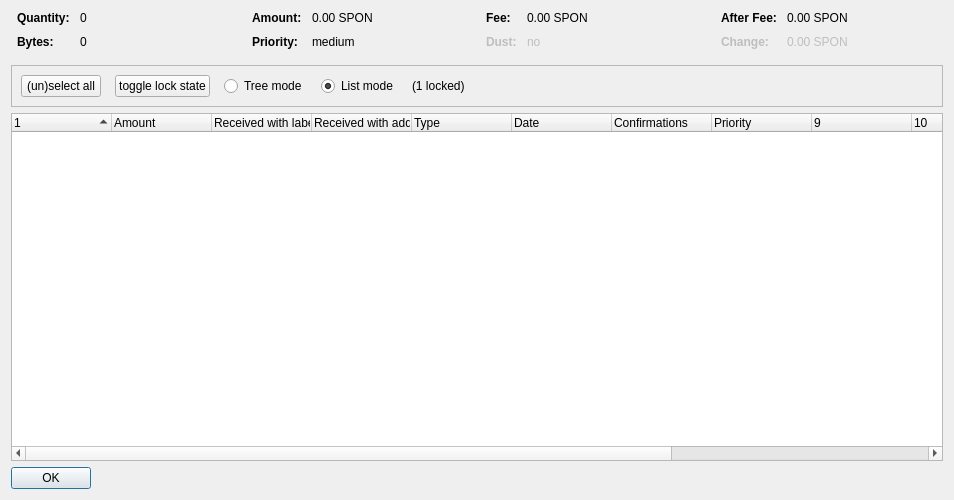
<?xml version="1.0" encoding="UTF-8"?>
<ui version="4.0">
 <class>CoinControlDialog</class>
 <widget class="QDialog" name="CoinControlDialog">
  <property name="geometry">
   <rect>
    <x>0</x>
    <y>0</y>
    <width>954</width>
    <height>500</height>
   </rect>
  </property>
  <property name="windowTitle">
   <string>Coin Selection</string>
  </property>
  <layout class="QVBoxLayout" name="verticalLayout">
   <item>
    <layout class="QHBoxLayout" name="horizontalLayoutTop" stretch="0,0,0,0">
     <property name="topMargin">
      <number>0</number>
     </property>
     <property name="bottomMargin">
      <number>10</number>
     </property>
     <item>
      <layout class="QFormLayout" name="formLayoutCoinControl1">
       <property name="horizontalSpacing">
        <number>10</number>
       </property>
       <property name="verticalSpacing">
        <number>10</number>
       </property>
       <property name="leftMargin">
        <number>6</number>
       </property>
       <property name="rightMargin">
        <number>6</number>
       </property>
       <item row="0" column="0">
        <widget class="QLabel" name="labelCoinControlQuantityText">
         <property name="font">
          <font>
           <weight>75</weight>
           <bold>true</bold>
          </font>
         </property>
         <property name="text">
          <string>Quantity:</string>
         </property>
        </widget>
       </item>
       <item row="0" column="1">
        <widget class="QLabel" name="labelCoinControlQuantity">
         <property name="cursor">
          <cursorShape>IBeamCursor</cursorShape>
         </property>
         <property name="contextMenuPolicy">
          <enum>Qt::ActionsContextMenu</enum>
         </property>
         <property name="text">
          <string notr="true">0</string>
         </property>
         <property name="textInteractionFlags">
          <set>Qt::LinksAccessibleByMouse|Qt::TextSelectableByKeyboard|Qt::TextSelectableByMouse</set>
         </property>
        </widget>
       </item>
       <item row="1" column="0">
        <widget class="QLabel" name="labelCoinControlBytesText">
         <property name="font">
          <font>
           <weight>75</weight>
           <bold>true</bold>
          </font>
         </property>
         <property name="text">
          <string>Bytes:</string>
         </property>
        </widget>
       </item>
       <item row="1" column="1">
        <widget class="QLabel" name="labelCoinControlBytes">
         <property name="cursor">
          <cursorShape>IBeamCursor</cursorShape>
         </property>
         <property name="contextMenuPolicy">
          <enum>Qt::ActionsContextMenu</enum>
         </property>
         <property name="text">
          <string notr="true">0</string>
         </property>
         <property name="textInteractionFlags">
          <set>Qt::LinksAccessibleByMouse|Qt::TextSelectableByKeyboard|Qt::TextSelectableByMouse</set>
         </property>
        </widget>
       </item>
      </layout>
     </item>
     <item>
      <layout class="QFormLayout" name="formLayoutCoinControl2">
       <property name="horizontalSpacing">
        <number>10</number>
       </property>
       <property name="verticalSpacing">
        <number>10</number>
       </property>
       <property name="leftMargin">
        <number>6</number>
       </property>
       <property name="rightMargin">
        <number>6</number>
       </property>
       <item row="0" column="0">
        <widget class="QLabel" name="labelCoinControlAmountText">
         <property name="font">
          <font>
           <weight>75</weight>
           <bold>true</bold>
          </font>
         </property>
         <property name="text">
          <string>Amount:</string>
         </property>
        </widget>
       </item>
       <item row="0" column="1">
        <widget class="QLabel" name="labelCoinControlAmount">
         <property name="cursor">
          <cursorShape>IBeamCursor</cursorShape>
         </property>
         <property name="contextMenuPolicy">
          <enum>Qt::ActionsContextMenu</enum>
         </property>
         <property name="text">
          <string notr="true">0.00 SPON</string>
         </property>
         <property name="textInteractionFlags">
          <set>Qt::LinksAccessibleByMouse|Qt::TextSelectableByKeyboard|Qt::TextSelectableByMouse</set>
         </property>
        </widget>
       </item>
       <item row="1" column="0">
        <widget class="QLabel" name="labelCoinControlPriorityText">
         <property name="font">
          <font>
           <weight>75</weight>
           <bold>true</bold>
          </font>
         </property>
         <property name="text">
          <string>Priority:</string>
         </property>
        </widget>
       </item>
       <item row="1" column="1">
        <widget class="QLabel" name="labelCoinControlPriority">
         <property name="cursor">
          <cursorShape>IBeamCursor</cursorShape>
         </property>
         <property name="contextMenuPolicy">
          <enum>Qt::ActionsContextMenu</enum>
         </property>
         <property name="text">
          <string>medium</string>
         </property>
         <property name="textInteractionFlags">
          <set>Qt::LinksAccessibleByMouse|Qt::TextSelectableByKeyboard|Qt::TextSelectableByMouse</set>
         </property>
        </widget>
       </item>
      </layout>
     </item>
     <item>
      <layout class="QFormLayout" name="formLayoutCoinControl3">
       <property name="horizontalSpacing">
        <number>10</number>
       </property>
       <property name="verticalSpacing">
        <number>10</number>
       </property>
       <property name="leftMargin">
        <number>6</number>
       </property>
       <property name="rightMargin">
        <number>6</number>
       </property>
       <item row="0" column="0">
        <widget class="QLabel" name="labelCoinControlFeeText">
         <property name="font">
          <font>
           <weight>75</weight>
           <bold>true</bold>
          </font>
         </property>
         <property name="text">
          <string>Fee:</string>
         </property>
        </widget>
       </item>
       <item row="0" column="1">
        <widget class="QLabel" name="labelCoinControlFee">
         <property name="cursor">
          <cursorShape>IBeamCursor</cursorShape>
         </property>
         <property name="contextMenuPolicy">
          <enum>Qt::ActionsContextMenu</enum>
         </property>
         <property name="text">
          <string notr="true">0.00 SPON</string>
         </property>
         <property name="textInteractionFlags">
          <set>Qt::LinksAccessibleByMouse|Qt::TextSelectableByKeyboard|Qt::TextSelectableByMouse</set>
         </property>
        </widget>
       </item>
       <item row="1" column="0">
        <widget class="QLabel" name="labelCoinControlLowOutputText">
         <property name="enabled">
          <bool>false</bool>
         </property>
         <property name="font">
          <font>
           <weight>75</weight>
           <bold>true</bold>
          </font>
         </property>
         <property name="text">
          <string>Dust:</string>
         </property>
        </widget>
       </item>
       <item row="1" column="1">
        <widget class="QLabel" name="labelCoinControlLowOutput">
         <property name="enabled">
          <bool>false</bool>
         </property>
         <property name="cursor">
          <cursorShape>IBeamCursor</cursorShape>
         </property>
         <property name="contextMenuPolicy">
          <enum>Qt::ActionsContextMenu</enum>
         </property>
         <property name="text">
          <string>no</string>
         </property>
         <property name="textInteractionFlags">
          <set>Qt::LinksAccessibleByMouse|Qt::TextSelectableByKeyboard|Qt::TextSelectableByMouse</set>
         </property>
        </widget>
       </item>
      </layout>
     </item>
     <item>
      <layout class="QFormLayout" name="formLayoutCoinControl4">
       <property name="horizontalSpacing">
        <number>10</number>
       </property>
       <property name="verticalSpacing">
        <number>10</number>
       </property>
       <property name="leftMargin">
        <number>6</number>
       </property>
       <property name="rightMargin">
        <number>6</number>
       </property>
       <item row="0" column="0">
        <widget class="QLabel" name="labelCoinControlAfterFeeText">
         <property name="font">
          <font>
           <weight>75</weight>
           <bold>true</bold>
          </font>
         </property>
         <property name="text">
          <string>After Fee:</string>
         </property>
        </widget>
       </item>
       <item row="0" column="1">
        <widget class="QLabel" name="labelCoinControlAfterFee">
         <property name="cursor">
          <cursorShape>IBeamCursor</cursorShape>
         </property>
         <property name="contextMenuPolicy">
          <enum>Qt::ActionsContextMenu</enum>
         </property>
         <property name="text">
          <string notr="true">0.00 SPON</string>
         </property>
         <property name="textInteractionFlags">
          <set>Qt::LinksAccessibleByMouse|Qt::TextSelectableByKeyboard|Qt::TextSelectableByMouse</set>
         </property>
        </widget>
       </item>
       <item row="1" column="0">
        <widget class="QLabel" name="labelCoinControlChangeText">
         <property name="enabled">
          <bool>false</bool>
         </property>
         <property name="font">
          <font>
           <weight>75</weight>
           <bold>true</bold>
          </font>
         </property>
         <property name="text">
          <string>Change:</string>
         </property>
        </widget>
       </item>
       <item row="1" column="1">
        <widget class="QLabel" name="labelCoinControlChange">
         <property name="enabled">
          <bool>false</bool>
         </property>
         <property name="cursor">
          <cursorShape>IBeamCursor</cursorShape>
         </property>
         <property name="contextMenuPolicy">
          <enum>Qt::ActionsContextMenu</enum>
         </property>
         <property name="text">
          <string notr="true">0.00 SPON</string>
         </property>
         <property name="textInteractionFlags">
          <set>Qt::LinksAccessibleByMouse|Qt::TextSelectableByKeyboard|Qt::TextSelectableByMouse</set>
         </property>
        </widget>
       </item>
      </layout>
     </item>
    </layout>
   </item>
   <item>
    <widget class="QFrame" name="frame">
     <property name="minimumSize">
      <size>
       <width>0</width>
       <height>40</height>
      </size>
     </property>
     <property name="frameShape">
      <enum>QFrame::StyledPanel</enum>
     </property>
     <property name="frameShadow">
      <enum>QFrame::Sunken</enum>
     </property>
     <layout class="QHBoxLayout" name="horizontalLayout">
      <item>
       <layout class="QHBoxLayout" name="horizontalLayoutPanel" stretch="0,0,0,0,0,0">
        <property name="spacing">
         <number>14</number>
        </property>
        <item>
         <widget class="QPushButton" name="pushButtonSelectAll">
          <property name="sizePolicy">
           <sizepolicy hsizetype="Maximum" vsizetype="Fixed">
            <horstretch>0</horstretch>
            <verstretch>0</verstretch>
           </sizepolicy>
          </property>
          <property name="text">
           <string>(un)select all</string>
          </property>
          <property name="autoDefault">
           <bool>false</bool>
          </property>
         </widget>
        </item>
        <item>
         <widget class="QPushButton" name="pushButtonToggleLock">
          <property name="sizePolicy">
           <sizepolicy hsizetype="Maximum" vsizetype="Fixed">
            <horstretch>0</horstretch>
            <verstretch>0</verstretch>
           </sizepolicy>
          </property>
          <property name="text">
           <string>toggle lock state</string>
          </property>
          <property name="autoDefault">
           <bool>false</bool>
          </property>
         </widget>
        </item>
        <item>
         <widget class="QRadioButton" name="radioTreeMode">
          <property name="sizePolicy">
           <sizepolicy hsizetype="Maximum" vsizetype="Fixed">
            <horstretch>0</horstretch>
            <verstretch>0</verstretch>
           </sizepolicy>
          </property>
          <property name="text">
           <string>Tree mode</string>
          </property>
         </widget>
        </item>
        <item>
         <widget class="QRadioButton" name="radioListMode">
          <property name="sizePolicy">
           <sizepolicy hsizetype="Maximum" vsizetype="Fixed">
            <horstretch>0</horstretch>
            <verstretch>0</verstretch>
           </sizepolicy>
          </property>
          <property name="text">
           <string>List mode</string>
          </property>
          <property name="checked">
           <bool>true</bool>
          </property>
         </widget>
        </item>
        <item>
         <widget class="QLabel" name="labelLocked">
          <property name="text">
           <string>(1 locked)</string>
          </property>
         </widget>
        </item>
        <item>
         <spacer name="horizontalSpacer">
          <property name="orientation">
           <enum>Qt::Horizontal</enum>
          </property>
          <property name="sizeHint" stdset="0">
           <size>
            <width>40</width>
            <height>20</height>
           </size>
          </property>
         </spacer>
        </item>
       </layout>
      </item>
     </layout>
    </widget>
   </item>
   <item>
    <widget class="CoinControlTreeWidget" name="treeWidget">
     <property name="contextMenuPolicy">
      <enum>Qt::CustomContextMenu</enum>
     </property>
     <property name="sortingEnabled">
      <bool>false</bool>
     </property>
     <property name="columnCount">
      <number>13</number>
     </property>
     <attribute name="headerShowSortIndicator" stdset="0">
      <bool>true</bool>
     </attribute>
     <attribute name="headerStretchLastSection">
      <bool>false</bool>
     </attribute>
     <column>
      <property name="text">
       <string/>
      </property>
     </column>
     <column>
      <property name="text">
       <string>Amount</string>
      </property>
     </column>
     <column>
      <property name="text">
       <string>Received with label</string>
      </property>
     </column>
     <column>
      <property name="text">
       <string>Received with address</string>
      </property>
     </column>
     <column>
      <property name="text">
	<string>Type</string>
      </property>
     </column>
     <column>
      <property name="text">	 
       <string>Date</string>
      </property>
     </column>
     <column>
      <property name="text">
       <string>Confirmations</string>
      </property>
      <property name="toolTip">
       <string>Confirmed</string>
      </property>
     </column>
     <column>
      <property name="text">
       <string>Priority</string>
      </property>
     </column>
     <column>
      <property name="text">
       <string/>
      </property>
     </column>
     <column>
      <property name="text">
       <string/>
      </property>
     </column>
     <column>
      <property name="text">
       <string/>
      </property>
     </column>
     <column>
      <property name="text">
       <string/>
      </property>
     </column>
     <column>
      <property name="text">
       <string/>
      </property>
     </column>
    </widget>
   </item>
   <item>
    <widget class="QDialogButtonBox" name="buttonBox">
     <property name="sizePolicy">
      <sizepolicy hsizetype="Maximum" vsizetype="Fixed">
       <horstretch>0</horstretch>
       <verstretch>0</verstretch>
      </sizepolicy>
     </property>
     <property name="orientation">
      <enum>Qt::Horizontal</enum>
     </property>
     <property name="standardButtons">
      <set>QDialogButtonBox::Ok</set>
     </property>
    </widget>
   </item>
  </layout>
 </widget>
 <customwidgets>
  <customwidget>
   <class>CoinControlTreeWidget</class>
   <extends>QTreeWidget</extends>
   <header>coincontroltreewidget.h</header>
  </customwidget>
 </customwidgets>
 <resources/>
 <connections/>
</ui>
